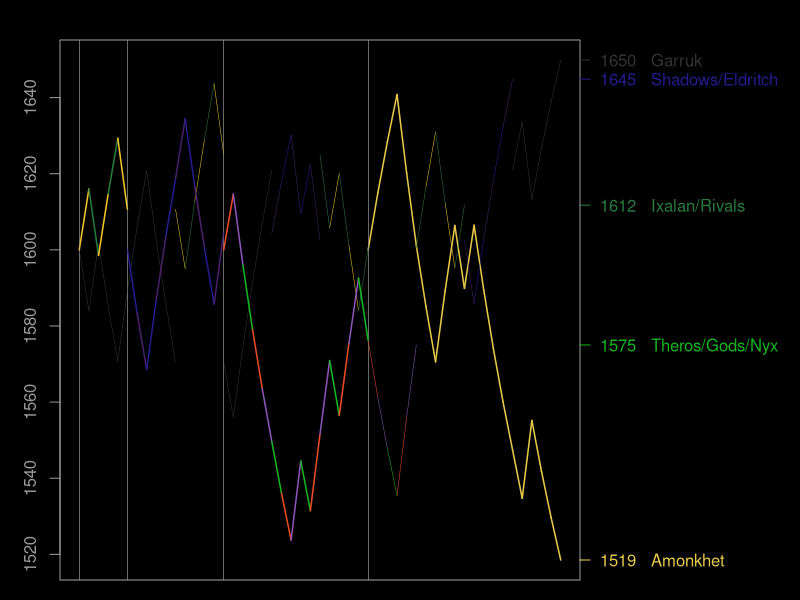

Reproduce this figure in R.
svg(filename="sealed.svg", width=8, height=5, pointsize=10, bg="black")

par(bg = "black")
par(fg="#999999")
par(mar=c(1, 3, 2, 11))

data <- read.csv("sealed.csv", head=FALSE)

player1 = as.vector(t(data[1]))
player2 = as.vector(t(data[3]))
result = as.vector(t(data[2]))

numEntries = length(result)

# Remember then remove asterisks on player names
markerIndices = c()
markerNames = c()
for (i in 1:(numEntries)){
    len = nchar(player1[i])
    if (substr(player1[i], len, len) == "*"){
        player1[i] = substr(player1[i], 1, len-1)
        
        markerIndices = c(markerIndices, i)
        markerNames = c(markerNames, player1[i])
    }
        
    len = nchar(player2[i])
    if (substr(player2[i], len, len) == "*"){
        player2[i] = substr(player2[i], 1, len-1)
        
        markerIndices = c(markerIndices, i)
        markerNames = c(markerNames, player2[i])
    }
}

players = sort(union(player1, player2))
numPlayers = length(players)

template = rep.int(1600, numEntries+1)
scores = data.frame(template)
for (name in players){
	scores[,name] <- template
}

K = 32

for (i in 2:(numEntries+1)){
	p1 = player1[i-1]
	r1 = 10 ^ (scores[i-1, p1] / 400)
	
	p2 = player2[i-1]
	r2 = 10 ^ (scores[i-1, p2] / 400)
	
	# Expected scores
	e1 = r1 / (r1 + r2)
	e2 = r2 / (r1 + r2)
	
	if (result[i-1] == "win"){
		s1 = 1
		s2 = 0
	} else {
		s1 = 0.5
		s2 = 0.5
	}
	
	for (j in i:(numEntries+1)){
		scores[j, p1] = scores[j, p1] + K * (s1 - e1)
		scores[j, p2] = scores[j, p2] + K * (s2 - e2)
	}
}

# Remove leading 1600s from new players
for (player in players){
    for (i in 1:(numEntries-1)){
        if (scores[i, player] == 1600 && scores[i+1, player] == 1600)
            scores[i,player] = NA
    }
}

lowest = 1600
highest = 1600
for (name in players) {
        tempScores = scores[name]
        tempScores[is.na(tempScores)] = 1600
        lowest = min(lowest, min(tempScores[name]))
        highest = max(highest, max(tempScores[name]))
}

plot(
	NULL,
	xlim=c(1, numEntries+1),
	ylim=c(lowest, highest),
	ylab="",
	xlab="",
	col.lab="#999999", col.main="#999999", col.axis="#999999",
	xaxt='n'
)

# From: http://www.cookbook-r.com/Manipulating_data/Calculating_a_moving_average/
# x: the vector
# n: the number of samples
# centered: if FALSE, then average current sample and previous (n-1) samples
#           if TRUE, then average symmetrically in past and future. (If n is even, use one more sample from future.)
movingAverage <- function(x, n=1, centered=FALSE) {
    
    if (centered) {
        before <- floor  ((n-1)/2)
        after  <- ceiling((n-1)/2)
    } else {
        before <- n-1
        after  <- 0
    }

    # Track the sum and count of number of non-NA items
    s     <- rep(0, length(x))
    count <- rep(0, length(x))
    
    # Add the centered data 
    new <- x
    # Add to count list wherever there isn't a 
    count <- count + !is.na(new)
    # Now replace NA_s with 0_s and add to total
    new[is.na(new)] <- 0
    s <- s + new
    
    # Add the data from before
    i <- 1
    while (i <= before) {
        # This is the vector with offset values to add
        new   <- c(rep(NA, i), x[1:(length(x)-i)])

        count <- count + !is.na(new)
        new[is.na(new)] <- 0
        s <- s + new
        
        i <- i+1
    }

    # Add the data from after
    i <- 1
    while (i <= after) {
        # This is the vector with offset values to add
        new   <- c(x[(i+1):length(x)], rep(NA, i))
       
        count <- count + !is.na(new)
        new[is.na(new)] <- 0
        s <- s + new
        
        i <- i+1
    }
    
    # return sum divided by count
    s/count
}

# Segment width determined by markers:
# If last marker was this name, make it thick.
# If last marker was something else, or no marker, then make it thin.
getSegmentWidth <- function(name, i){
    # Loop through markers, until one higher than i is reached, then backtrack.  This will tell us the currently active marker.
    numMarkers = length(markerIndices)
    for (j in 1:(numMarkers+1)){
        if (j <= numMarkers && markerIndices[j] <= i)
            next

        currentMarker = markerNames[j-1]
        if (j == 1 || currentMarker != name)
            return(0.5)
        else
            return(1.5)
    }
    return(0.3)
}
        
xFrom = 1:numEntries
xTo = 2:(numEntries+1)

for (name in players){

    abline(v=markerIndices, lwd=0.2)
    
    THS="#13B521"
    BNG="#EA4B27"
    JOU="#8A54B7"
    
    SOI="#241B8E"
    EMN="#481F6B"
    
    AKH="#E5C849"
    
    XLN="#277A3D"
    RIX="#EFC428"

    colors = c("#000000")
    if (name == "Garruk")               colors = c("#333333")
    if (name == "Ixalan/Rivals")        colors = c(XLN,RIX)
    if (name == "Shadows/Eldritch")     colors = c(SOI,EMN)
    if (name == "Theros/Gods/Nyx")      colors = c(THS,BNG,JOU)
    if (name == "Amonkhet")             colors = c(AKH)
    
    yAll = t(scores[name])    
    #yAll = movingAverage(yAll, 10, TRUE) # This optional line changes the data to a moving average
    
    yFrom = yAll[1:numEntries]
    yTo = yAll[2:(numEntries+1)]
    
	for (i in 1:(numEntries)){
        if (is.na(yFrom[i])) next
        if (is.na(yTo[i])) next
        if (yFrom[i] == yTo[i]) next # This optional line hides horizontal segments

        segmentWidth = getSegmentWidth(name, i)
    
        colorIndex = i %% length(colors) + 1
        segments(xFrom[i], yFrom[i], xTo[i], yTo[i],
            col=colors[colorIndex],
            lwd=segmentWidth)
    }
	
	#xData = 1:(numEntries+1)
	#yData = (apply(scores[name], 1, function(x) x))
	#lo = loess(yData~xData)
	#xl <- seq(1, numEntries+1, 0.1)
	#lines(xl, predict(lo, xl), col=colors)
	
	currentScore = scores[numEntries+1, name]
	roundedScore = round(currentScore, 0)
	label = paste(roundedScore, " ", name)
	axis(
		4,
		at=c(currentScore),
		labels=c(label),
		col=colors[1], col.ticks=colors[1], col.axis = colors[1],
		las=2
	)
}

smallestGap = 10000
s1 = ""
s2 = ""
for (name1 in players){
    for (name2 in players){
        if (name1 >= name2) next
        score1 = scores[numEntries+1, name1]
        score2 = scores[numEntries+1, name2]
        diff = abs(score1 - score2)
        if (diff < smallestGap){
            smallestGap = diff
            s1 = name1
            s2 = name2
        }
    }
}

paste("Next game should be between ", s1, " and ", s2, sep="")

